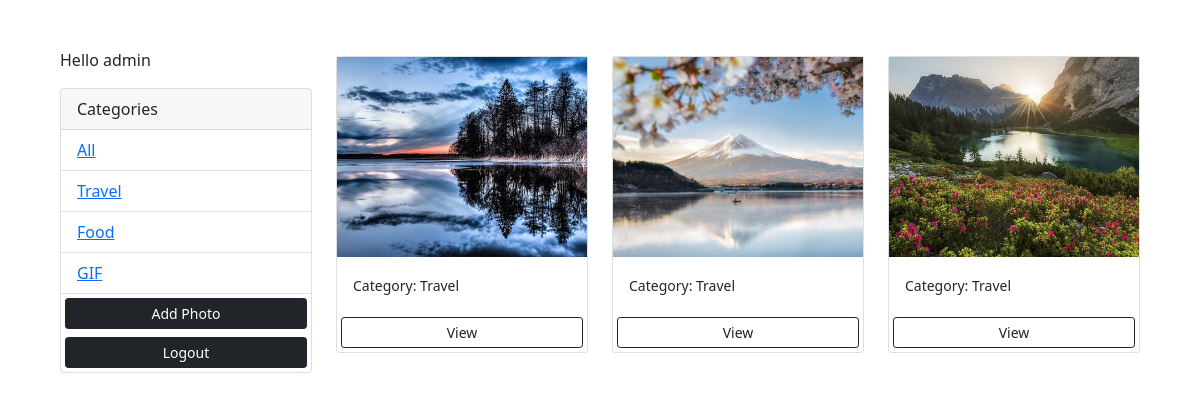
/?category=Travel (signed in), run on the app's committed database.
### photos/models.py (models this page shows, shortened)
class Category(models.Model):
    name = models.CharField(max_length=100, null=False, blank=False)

class Photo(models.Model):
    category = models.ForeignKey(Category, on_delete=models.SET_NULL, null=True, blank=True)
    image = models.ImageField(null=False, blank=False)
    description = models.TextField()
    thumbnail = models.ImageField(editable=False, null=True)

### photos/views.py (the view)
# urls.py: path('', views.gallery, name='gallery'),
@login_required(login_url='login')
def gallery(request):
    category = request.GET.get('category')
    if category == None:
        photos = Photo.objects.all()
    else:
        photos = Photo.objects.filter(category__name=category)
    categories = Category.objects.all()
    context = {'categories': categories, 'photos': photos}
    return render(request, 'photos/gallery.html', context)

### photos/templates/photos/gallery.html (shortened to what this page needs)
<!DOCTYPE html>
<html lang="en">
<head>
    <link href="https://cdn.jsdelivr.net/npm/bootstrap@5.1.1/dist/css/bootstrap.min.css" rel="stylesheet"
>
</head>
<body class="m-5">
    <div class="container">
        <div class="row">
            <div class="col-md-3">
                {% if request.user.is_authenticated %}
                    <p>Hello {{request.user}}</p>
                {% endif %}
                <div class="card">
                    <div class="card-header">
                        Categories
                    </div>
                    <ul class="list-group list-group-flush">
                        <li class="list-group-item">
                            <a href="{% url 'gallery' %}">All</a>
                        </li>
                        {% for category in categories %}
                        <li class="list-group-item">
                            <a href="{% url 'gallery' %}?category={{category.name}}">
                                {{category.name}}
                            </a>
                        </li>
                        {% endfor %}
                        <a href="{% url 'add' %}" class="btn btn-dark btn-block btn-sm m-1">Add Photo</a>
                        <a href="{% url 'logout' %}" class="btn btn-dark btn-block btn-sm m-1">Logout</a>
                    </ul>
                </div>
            </div>
            <div class="col-md-9">
                <div class="row">
                    {% for photo in photos %}
                    <div class="col-md-4">
                        <div class="card my-2">
                            <img class="image-thumbnail"
                                src="{{photo.thumbnail.url}}"
                                alt="Card image cap">
                            <div class="card-body">
                                <small>Category: {{photo.category.name}}</small>
                            </div>
                            <a href="{% url 'photo' photo.id %}" class="btn btn-outline-dark btn-sm m-1">View</a>
                        </div>
                    </div>
                    {% empty %}
                    <h3> No photos...<h3>
                    {% endfor %}
                </div>
            </div>
        </div>
    </div>
</body>
</html>

### photos/templates/photos/gallery.html (style rules this page uses)
.image-thumbnail { height: 200px; object-fit: cover; }

### data on the page
Category: name "Travel"
Category: name "Food"
Category: name "GIF"
Photo: thumbnail (picture), category.name "Travel"
Photo: thumbnail (picture), category.name "Travel"
Photo: thumbnail (picture), category.name "Travel"

### other printed values
{{ request.user }} "admin"
